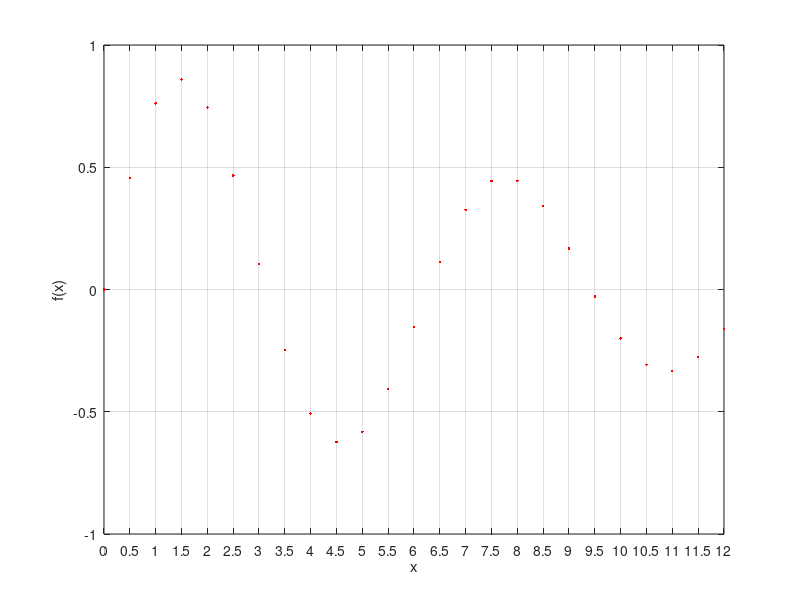

MATLAB code for this plot:
%% Initialize parameters - DO NOT EDIT THIS SECTION!
% define your function and plot it

%Define a grid of uniformly spaced points
h = 0.5; %choose space between point
x = 0:h:4*pi;
N = length(x);

%make sure N is odd, need this for quad method
if mod(N,2) == 0
    x = x(1:N-1);
    N = N-1;
end

%define a function - this will be our integrand
beta = 10; %just a scaling factor
f_x = exp(-x/beta).*sin(x);

%make a nice plot!
plot(x,f_x, 'r.', MarkerSize = 20)
ylim([min(f_x), max(f_x)])
xlim([min(x), max(x)])

ylim([-1,1])
xlim([min(x), max(x)])
xlabel("x")
ylabel("f(x)")
xticks(x)

grid;
shg;

% then evaluate the integral analytically - use this to check your work
int_f = -beta*exp(-x/beta).*(sin(x) + beta*cos(x))/(beta^2+1); %perform the analytic integral
integral_analytic = int_f(end) - int_f(1); %it's a definite integral, apply limits of int.
%% START EDITING BELOW
% Exercise 1: Definition of Integral


%% Exercise 2: Use a linear approximation
% 
% try the trapezoidal method below


% note - we can compare this to Matlab's built-in function
integral_matlabtrapz = trapz(x,f_x);

%% Exercise 3: using higher-order approximations

